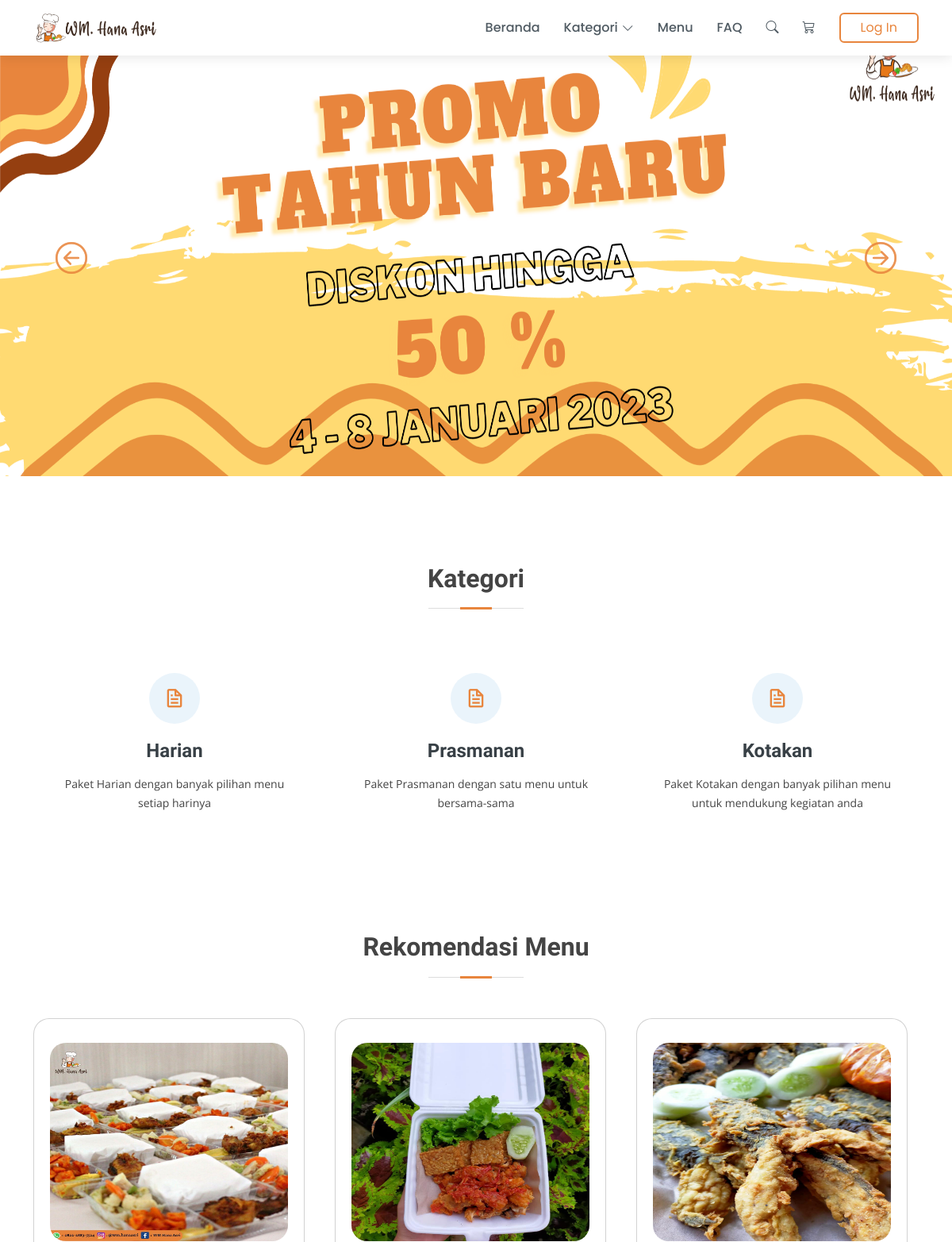
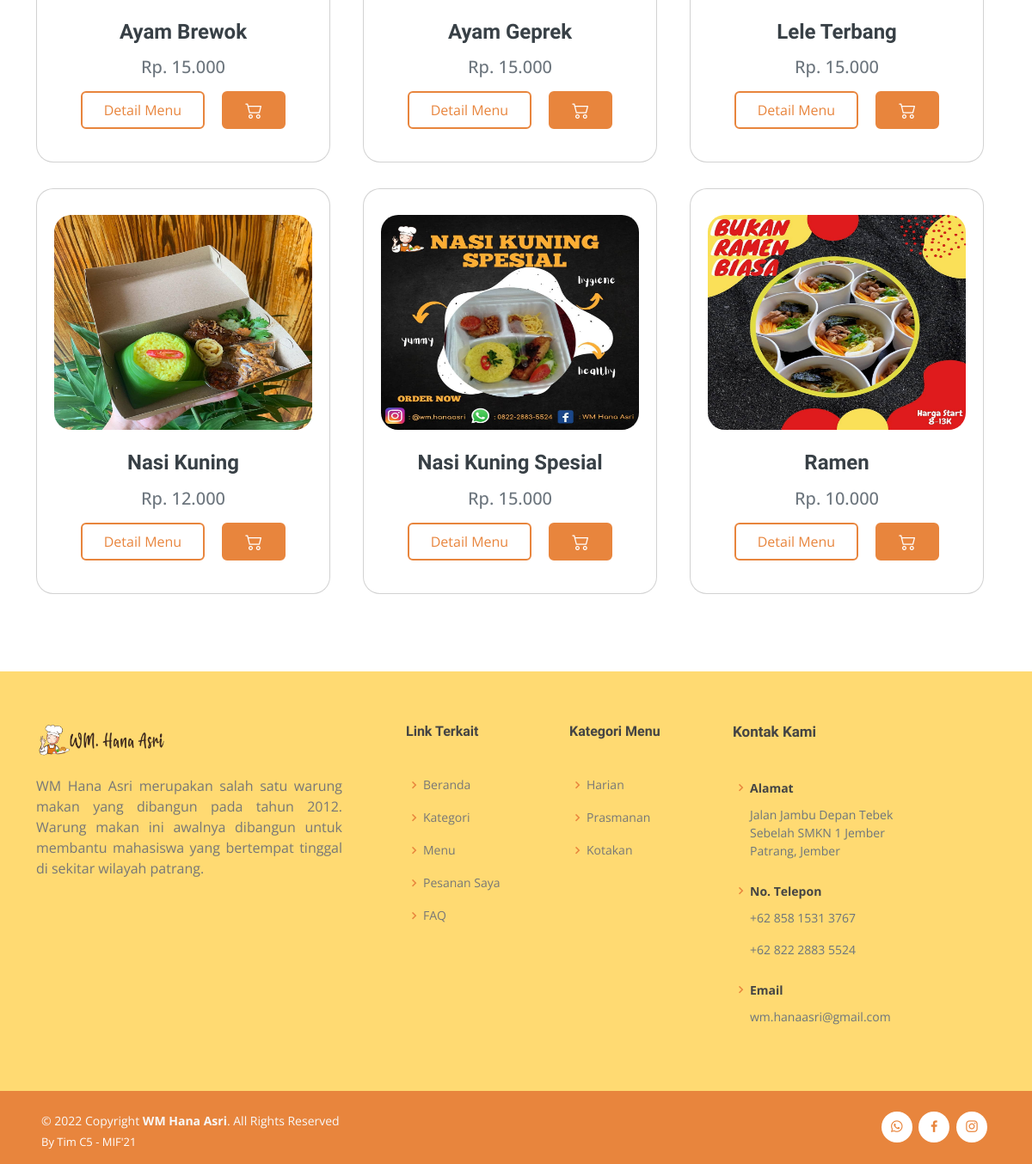
The page / on the database its author committed (2 pictures, top to bottom).
### tables this page shows
CREATE TABLE `carousel` (
  `id_car` int(11) NOT NULL,
  `gambar` varchar(50) NOT NULL
);

CREATE TABLE `menu` (
  `id_menu` int(11) NOT NULL,
  `nama_menu` varchar(100) NOT NULL,
  `harga` varchar(50) NOT NULL,
  `detail` text NOT NULL,
  `gambar` varchar(50) NOT NULL,
  `id_kategori` int(11) NOT NULL
);

### function/rupiah.php (called while the page is built)
<?php
function rupiah($angka){
	$hasil_rupiah = "Rp. " . number_format($angka,0,',','.');
	return $hasil_rupiah;
}
?>

### index.php (the view, shortened to what this page needs)
<?php
include('header.php');
if ($_SESSION['akses'] == 2 || empty($_SESSION['akses'])) {
 ?>
 <main id="main">
  <div id="myCarousel" class="carousel slide" data-bs-ride="carousel">
    <div class="carousel-indicators">
      <button type="button" data-bs-target="#myCarousel" data-bs-slide-to="0" class="active" aria-current="true" aria-label="Slide 1"></button>
      <button type="button" data-bs-target="#myCarousel" data-bs-slide-to="1" aria-label="Slide 2"></button>
      <button type="button" data-bs-target="#myCarousel" data-bs-slide-to="2" aria-label="Slide 3"></button>
    </div>
    <div class="carousel-inner">
      <?php
      $data_iklan = mysqli_query($koneksi,"SELECT * FROM carousel");
      while($i = mysqli_fetch_array($data_iklan)){
        ?>
        <div class="carousel-item active" style="height: 650px;">
          <?php if(isset($_SESSION['id'])){ ?>
          <img src="assets/img/iklan/<?php echo $i['gambar']; ?>" alt="" width="100%" style="margin-top: 60px; height: 600px;">
        <?php }else{ ?>
          <img src="assets/img/iklan/<?php echo $i['gambar']; ?>" alt="" width="100%" style="height: 600px;">
        <?php } ?>
        </div>
        <button class="carousel-control-prev" type="button" data-bs-target="#myCarousel" data-bs-slide="prev">
          <span class="bi-arrow-left-circle" style="color: #E8853D; font-size: 40px;" aria-hidden="true"></span>
        </button>
        <button class="carousel-control-next" type="button" data-bs-target="#myCarousel" data-bs-slide="next">
          <span class="bi-arrow-right-circle" style="color: #E8853D; font-size: 40px;" aria-hidden="true"></span>
        </button>
      <?php } ?>
    </div>
    <section id="categories" class="what-we-do">
      <div class="container">
        <div class="section-title">
          <h2>Kategori</h2>
        </div>
        <div class="row">
          <div class="col-lg-4 col-md-6 d-flex align-items-stretch">
            <div class="icon-box">
              <div class="icon"><i class="bx bx-file"></i></div>
              <h4><a href="categories.php?id_kategori=1">Harian</a></h4>
              <p>Paket Harian dengan banyak pilihan menu setiap harinya</p>
            </div>
          </div>
          <div class="col-lg-4 col-md-6 d-flex align-items-stretch mt-4 mt-md-0">
            <div class="icon-box">
              <div class="icon"><i class="bx bx-file"></i></div>
              <h4><a href="categories.php?id_kategori=2">Prasmanan</a></h4>
              <p>Paket Prasmanan dengan satu menu untuk bersama-sama</p>
            </div>
          </div>
          <div class="col-lg-4 col-md-6 d-flex align-items-stretch mt-4 mt-lg-0">
            <div class="icon-box">
              <div class="icon"><i class="bx bx-file"></i></div>
              <h4><a href="categories.php?id_kategori=3">Kotakan</a></h4>
              <p>Paket Kotakan dengan banyak pilihan menu untuk mendukung kegiatan anda</p>
            </div>
          </div>
        </div>
      </div>
    </div>
  <section id="menu" class="what-we-do">
    <div class="container">
      <div class="section-title">
        <h2>Rekomendasi Menu</h2>
      </div>
      <div class="row">
        <?php
        $batas = 6;
        $halaman = isset($_GET['halaman'])?(int)$_GET['halaman'] : 1;
        $halaman_awal = ($halaman>1) ? ($halaman * $batas) - $batas : 0;
        $data_menu = mysqli_query($koneksi,"SELECT * FROM menu LIMIT $halaman_awal, $batas");
        while($d = mysqli_fetch_array($data_menu)){
      ?>
      <div class="col-lg-4 col-md-6 d-flex align-items-stretch mt-0" style="margin-bottom: 30px;">
        <div class="card icon-box" style="border-radius: 20px;">
          <form action="" method="POST">
            <div class="img">
              <img src="assets/img/menu/<?php echo $d['gambar']; ?>" alt="" width="300px" height="250px" style="border-radius: 20px;">
            </div>
            <br>
            <h4><a href="product_detail.php?id_menu=<?php echo $d['id_menu'] ?>"><?php echo $d['nama_menu']; ?></a></h4>
            <h5 class="text-secondary" style="font-family: 'Open Sans', sans-serif;"><?php echo rupiah($d['harga']); ?></h5>
            <div>
              <a href="product_detail.php?id_menu=<?php echo $d['id_menu'] ?>" class="btn m-2 pt-2 pb-2" style="color: #E8853D;">Detail Menu</a>
              <?php
              if(isset($_SESSION['id'])) {
                ?>
                <a href="" ><button class="btn m-2" style="background-color: #E8853D;" type="submit" name="add_to_cart">
                  <span style="color: #fff; font-size: 20px" class="bi-cart2"></span>
                </button></a>
              </div>
            </div>
          </div>
        </form>
        <?php
      }else{
        ?>
        <button class="btn m-2" style="background-color: #E8853D;">
          <a onclick="return confirm('Silahkan Login Terlebih Dahulu!')" href="login.php" style="color: #fff; font-size: 20px"><span class="bi-cart2"></span></a>
        </button>
      </div>
    </div>
  </div>
  <?php
}
}
  ?>
</div>
</section>
</main>
<?php
}else{
  echo "<script>alert('Anda adalah Admin!')</script>";
  echo "<script>location='dashboard/'</script>";
}
include('footer.php')
?>

### assets/css/index.css (style rules this page uses)
body { font-family: "Open Sans", sans-serif; color: #444444; }
a { color: #E8853D; text-decoration: none; }
h1, h2, h3, h4, h5, h6 { font-family: "Raleway", sans-serif; }
.btn { display: inline-block; color: #E8853D; text-decoration: none; padding: 5px 25px; border: 2px solid #E8853D; overflow: hidden; position: relative; transition: color .5s .25s; }
.btn::before, .btn::after { content: ''; position: absolute; top: 0; width: 50%; height: 100%; background-color: #E8853D; z-index: -1; transform: scaleX(0); transition: transform .5s cubic-bezier(.785, .135, .15, .86); }
.btn::before { left: 0; transform-origin: left; }
.btn::after { right: 0; transform-origin: right; }
section { padding: 60px 0; }
.section-title { text-align: center; padding-bottom: 30px; }
.section-title h2 { font-size: 32px; font-weight: 600; margin-bottom: 20px; padding-bottom: 20px; position: relative; }
.section-title h2::before { content: ""; position: absolute; display: block; width: 120px; height: 1px; background: #ddd; bottom: 1px; left: calc(50% - 60px); }
.section-title h2::after { content: ""; position: absolute; display: block; width: 40px; height: 3px; background: #E8853D; bottom: 0; left: calc(50% - 20px); }
.what-we-do .icon-box { text-align: center; padding: 30px 20px; transition: all ease-in-out 0.3s; background: #fff; }
.what-we-do .icon-box .icon { margin: 0 auto; width: 64px; height: 64px; background: #eaf4fb; border-radius: 50px; display: flex; align-items: center; justify-content: center; margin-bottom: 20px; transition: ease-in-out 0.3s; }
.what-we-do .icon-box .icon i { color: #E8853D; font-size: 28px; }
.what-we-do .icon-box h4 { font-weight: 700; margin-bottom: 15px; font-size: 24px; }
.what-we-do .icon-box h4 a { color: #384046; transition: ease-in-out 0.3s; }
.what-we-do .icon-box p { line-height: 24px; font-size: 14px; margin-bottom: 0; }

### rows shown on the page
carousel: gambar (picture)
menu: gambar (picture), nama_menu "Ayam Brewok", harga "Rp. 15.000"
menu: gambar (picture), nama_menu "Ayam Geprek", harga "Rp. 15.000"
menu: gambar (picture), nama_menu "Lele Terbang", harga "Rp. 15.000"
menu: gambar (picture), nama_menu "Nasi Kuning", harga "Rp. 12.000"
menu: gambar (picture), nama_menu "Nasi Kuning Spesial", harga "Rp. 15.000"
menu: gambar (picture), nama_menu "Ramen", harga "Rp. 10.000"
